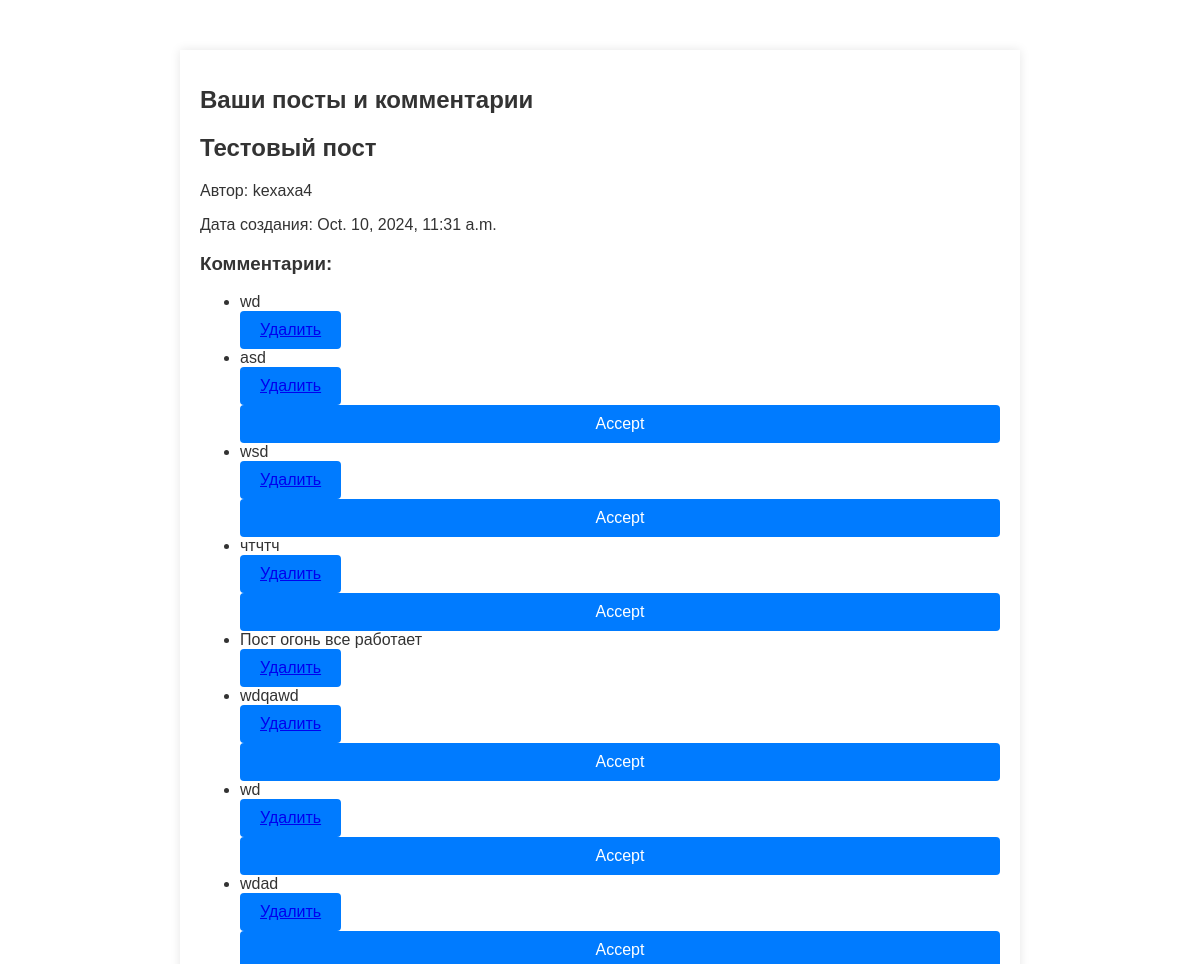
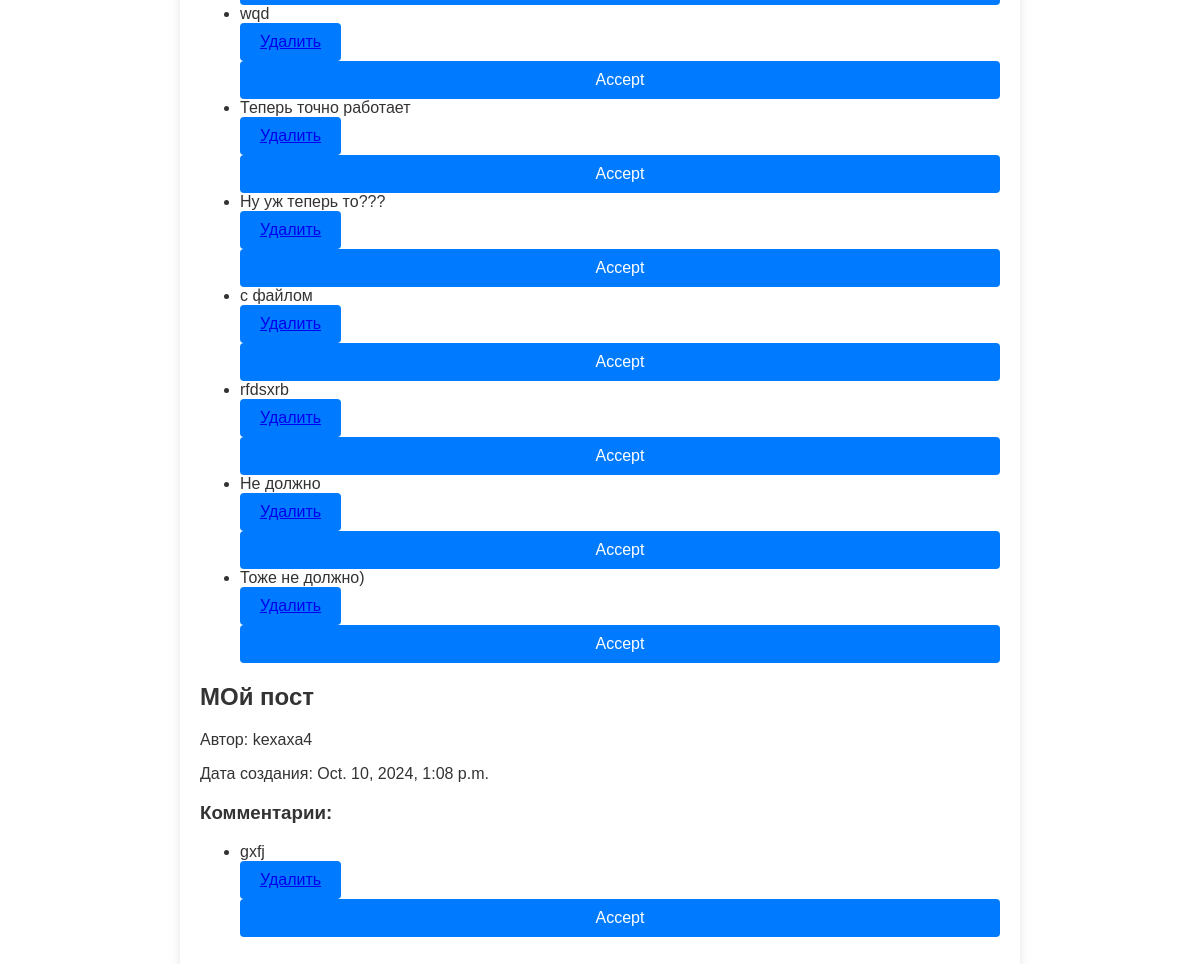
/my-posts/ (signed in), run on an earlier commit of the app's database (2 pictures, top to bottom).
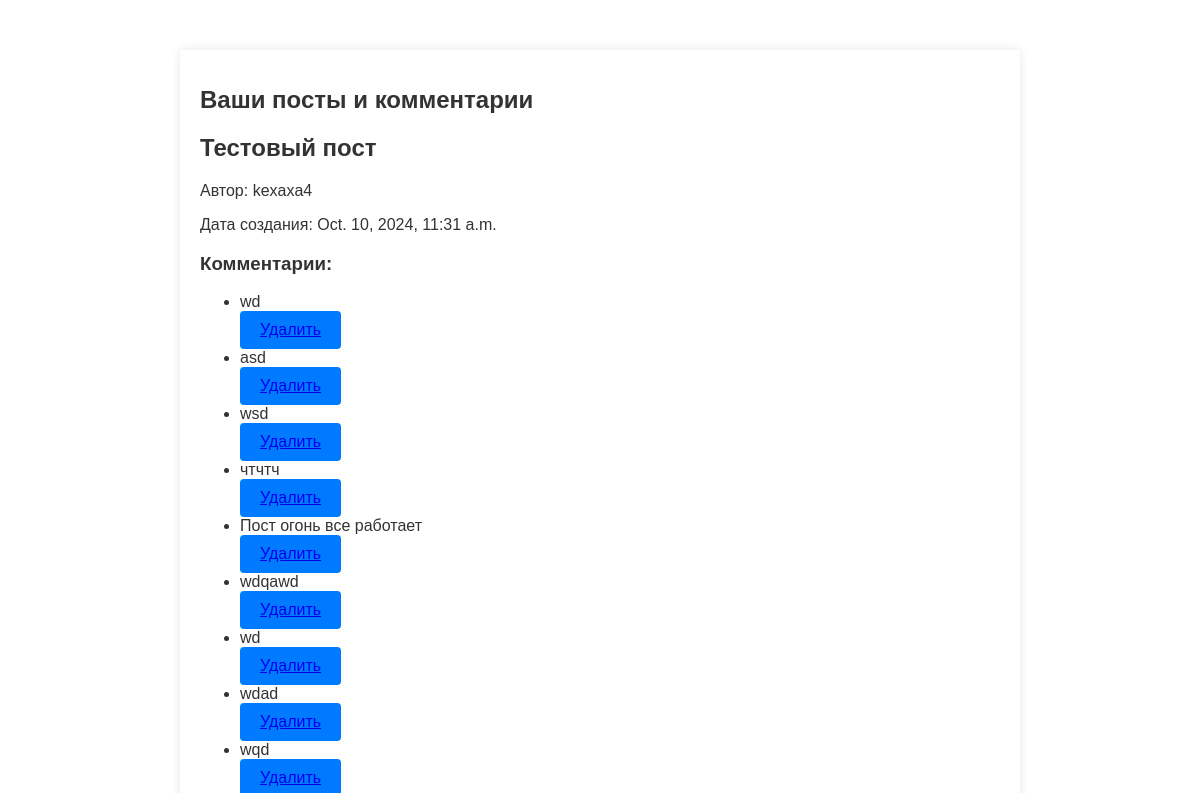
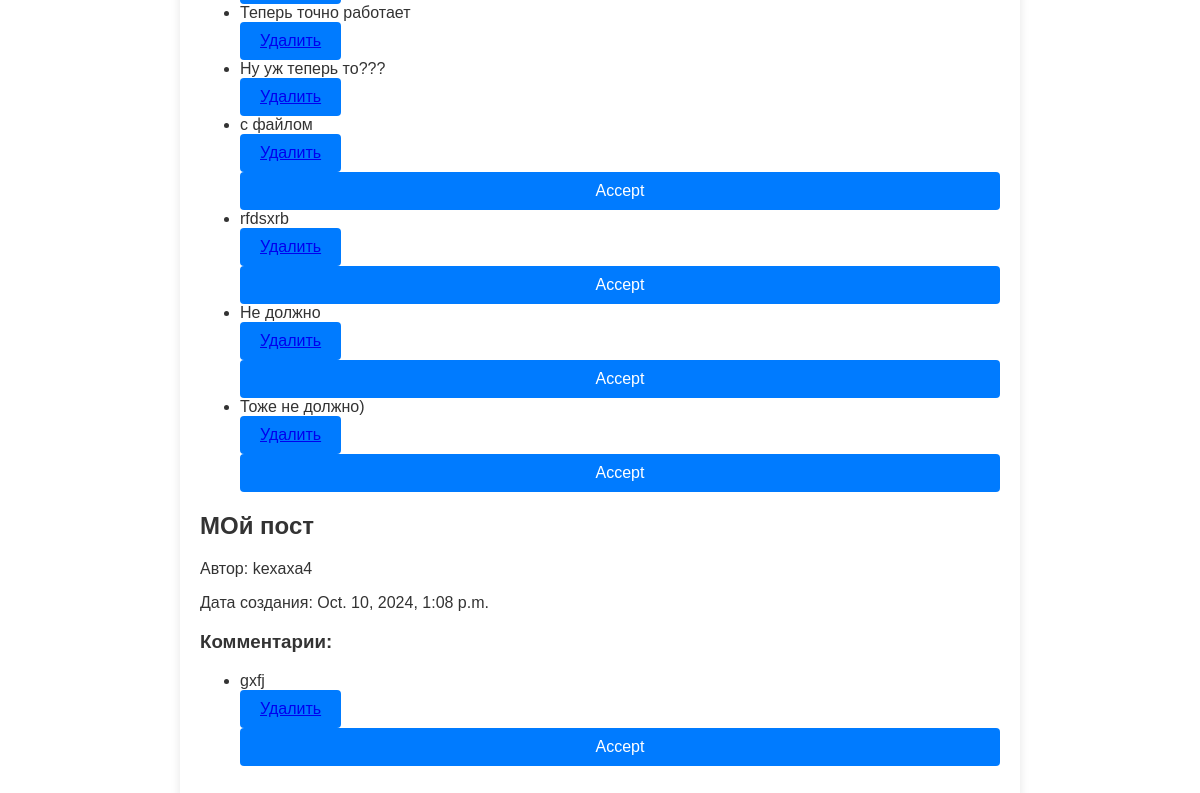
And on a later commit of the database (2 pictures, top to bottom).
### bulletin_board/models.py (models this page shows, shortened)
class Post(models.Model):
    author = models.ForeignKey(Author, on_delete=models.CASCADE, related_name='posts')
    title = models.CharField(max_length=255)
    text = RichTextField()
    time_in = models.DateTimeField(auto_now_add=True)
    category = models.ManyToManyField(Category, through='PostCategory')

class Author(models.Model):
    user = models.OneToOneField(User, on_delete=models.CASCADE)
    def __str__(self):
        return f'{self.user.username}'

class Comment(models.Model):
    text = models.TextField()
    author = models.ForeignKey(Author, on_delete=models.CASCADE, related_name='comments')
    post = models.ForeignKey(Post, on_delete=models.CASCADE, related_name='comments')
    created_by = models.ForeignKey(User, on_delete=models.CASCADE, null=True, blank=True)
    accept = models.BooleanField(default=False)

### bulletin_board/views.py (the view)
# urls.py: path('my-posts/', UserPostsAndCommentsView.as_view(), name='user_posts_and_comments'),
class UserPostsAndCommentsView(LoginRequiredMixin, ListView):
    template_name = 'user_posts_and_comments.html'
    context_object_name = 'posts'
    def get_queryset(self, **kwargs):
        user_id = self.request.user.id
        author = Author.objects.get(user_id=user_id)
        author_id = author.id  # Получаем id пользователя
        print(author_id)
        posts = Post.objects.filter(author_id=author_id)
        return posts
    def get_context_data(self, **kwargs):
        context = super().get_context_data(**kwargs)
        posts = context['posts']
        context['posts'] = posts
        return context

### templates/user_posts_and_comments.html (shortened to what this page needs)
{% extends 'flatpages/default.html' %}
{% block content %}
<h1>Ваши посты и комментарии</h1>
{% for post in posts %}
    <div class="post">
        <h2>{{ post.title }}</h2>
        <p>Автор: {{ post.author }}</p>
        <p>Дата создания: {{ post.time_in }}</p>
        <h3>Комментарии:</h3>
        <ul>
            {% for comment in post.comments.all %}
                <li>{{ comment.text }}</li>
            <button><a href="{% url 'comment_delete' comment.id %}">Удалить</a></button>
            {% if not comment.accept %}
                    <form action="{% url 'accept_comment' comment.id %}" method="post">
                        <button type="submit">Accept</button>
                    </form>
                {% endif %}
            {% endfor %}
        </ul>
    </div>
{% empty %}
    <p>У вас нет постов.</p>
{% endfor %}
{% endblock %}

### templates/flatpages/default.html (shortened to what this page needs)
{% load static %}
<!doctype html>
<html lang="en">
<head>
</head>
<body class="container">
{% block content %}
{% endblock content %}
</body>
</html>

### templates/flatpages/default.html (style rules this page uses)
body { font-family: Arial, sans-serif; background-color: #f4f4f4; color: #333; margin: 0; padding: 0; }
.container { max-width: 800px; margin: 50px auto; padding: 20px; background-color: #fff; box-shadow: 0 0 10px rgba(0, 0, 0, 0.1); }
h1 { font-size: 24px; margin-bottom: 20px; }
form { display: flex; flex-direction: column; }
button { padding: 10px 20px; font-size: 16px; background-color: #007bff; color: #fff; border: none; border-radius: 4px; cursor: pointer; }

What changed in the data, as far as the page shows it:
changed Comment "asd": no longer shows "Accept"
changed Comment "wsd": no longer shows "Accept"
changed Comment "чтчтч": no longer shows "Accept"
changed Comment "wdqawd": no longer shows "Accept"
changed Comment (number 7 of 16 on the later page): no longer shows "Accept"
changed Comment "wdad": no longer shows "Accept"
changed Comment "wqd": no longer shows "Accept"
changed Comment "Теперь точно работает": no longer shows "Accept"
changed Comment "Ну уж теперь то???": no longer shows "Accept"
